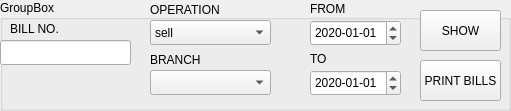
        <widget class="QGroupBox" name="groupBox_35">
         <property name="geometry">
          <rect>
           <x>10</x>
           <y>10</y>
           <width>511</width>
           <height>111</height>
          </rect>
         </property>
         <property name="title">
          <string>GroupBox</string>
         </property>
         <widget class="QDateEdit" name="dateEdit_33">
          <property name="geometry">
           <rect>
            <x>310</x>
            <y>70</y>
            <width>91</width>
            <height>26</height>
           </rect>
          </property>
          <property name="displayFormat">
           <string>yyyy-MM-dd</string>
          </property>
          <property name="date">
           <date>
            <year>2020</year>
            <month>1</month>
            <day>1</day>
           </date>
          </property>
         </widget>
         <widget class="QLineEdit" name="lineEdit_124">
          <property name="geometry">
           <rect>
            <x>0</x>
            <y>40</y>
            <width>131</width>
            <height>25</height>
           </rect>
          </property>
         </widget>
         <widget class="QComboBox" name="comboBox_45">
          <property name="geometry">
           <rect>
            <x>150</x>
            <y>70</y>
            <width>121</width>
            <height>25</height>
           </rect>
          </property>
         </widget>
         <widget class="QLabel" name="label_205">
          <property name="geometry">
           <rect>
            <x>10</x>
            <y>20</y>
            <width>81</width>
            <height>17</height>
           </rect>
          </property>
          <property name="text">
           <string>BILL NO.</string>
          </property>
         </widget>
         <widget class="QDateEdit" name="dateEdit_12">
          <property name="geometry">
           <rect>
            <x>310</x>
            <y>20</y>
            <width>91</width>
            <height>26</height>
           </rect>
          </property>
          <property name="displayFormat">
           <string>yyyy-MM-dd</string>
          </property>
          <property name="date">
           <date>
            <year>2020</year>
            <month>1</month>
            <day>1</day>
           </date>
          </property>
         </widget>
         <widget class="QLabel" name="label_203">
          <property name="geometry">
           <rect>
            <x>150</x>
            <y>0</y>
            <width>111</width>
            <height>20</height>
           </rect>
          </property>
          <property name="text">
           <string>OPERATION</string>
          </property>
         </widget>
         <widget class="QLabel" name="label_204">
          <property name="geometry">
           <rect>
            <x>150</x>
            <y>50</y>
            <width>111</width>
            <height>20</height>
           </rect>
          </property>
          <property name="text">
           <string>BRANCH</string>
          </property>
         </widget>
         <widget class="QLabel" name="label_206">
          <property name="geometry">
           <rect>
            <x>310</x>
            <y>0</y>
            <width>67</width>
            <height>17</height>
           </rect>
          </property>
          <property name="text">
           <string>FROM</string>
          </property>
         </widget>
         <widget class="QPushButton" name="pushButton_99">
          <property name="geometry">
           <rect>
            <x>420</x>
            <y>10</y>
            <width>81</width>
            <height>41</height>
           </rect>
          </property>
          <property name="text">
           <string>SHOW</string>
          </property>
         </widget>
         <widget class="QComboBox" name="comboBox_44">
          <property name="geometry">
           <rect>
            <x>150</x>
            <y>20</y>
            <width>121</width>
            <height>25</height>
           </rect>
          </property>
          <item>
           <property name="text">
            <string>sell</string>
           </property>
          </item>
          <item>
           <property name="text">
            <string>rsell</string>
           </property>
          </item>
          <item>
           <property name="text">
            <string>pur</string>
           </property>
          </item>
          <item>
           <property name="text">
            <string>rpur</string>
           </property>
          </item>
         </widget>
         <widget class="QPushButton" name="pushButton_108">
          <property name="geometry">
           <rect>
            <x>420</x>
            <y>60</y>
            <width>81</width>
            <height>41</height>
           </rect>
          </property>
          <property name="text">
           <string>PRINT BILLS</string>
          </property>
         </widget>
         <widget class="QLabel" name="label_207">
          <property name="geometry">
           <rect>
            <x>310</x>
            <y>50</y>
            <width>67</width>
            <height>17</height>
           </rect>
          </property>
          <property name="text">
           <string>TO</string>
          </property>
         </widget>
        </widget>
